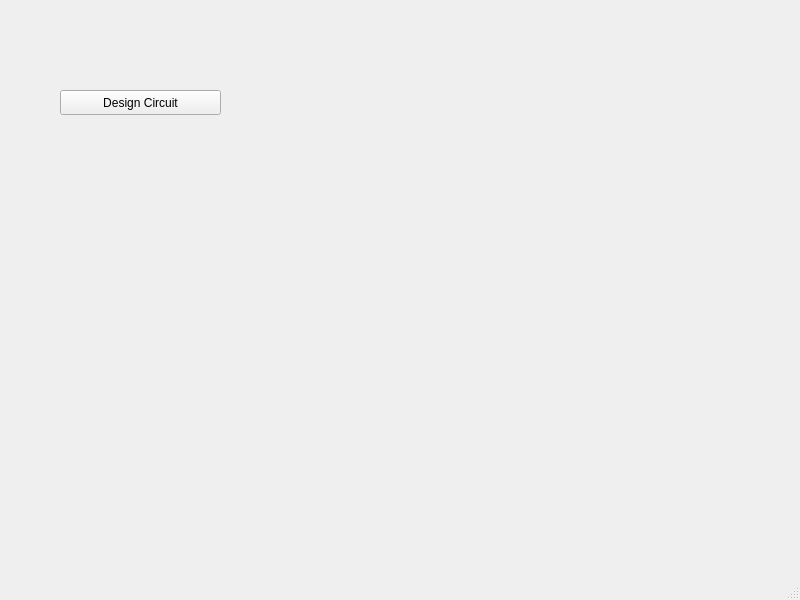
<?xml version="1.0" encoding="UTF-8"?>
<ui version="4.0">
 <class>MainWindow</class>
 <widget class="QMainWindow" name="MainWindow">
  <property name="geometry">
   <rect>
    <x>0</x>
    <y>0</y>
    <width>800</width>
    <height>600</height>
   </rect>
  </property>
  <property name="windowTitle">
   <string>MainWindow</string>
  </property>
  <widget class="QWidget" name="centralwidget">
   <widget class="QPushButton" name="DesignCircuit_PushButton">
    <property name="geometry">
     <rect>
      <x>60</x>
      <y>90</y>
      <width>161</width>
      <height>25</height>
     </rect>
    </property>
    <property name="text">
     <string>Design Circuit</string>
    </property>
   </widget>
  </widget>
  <widget class="QMenuBar" name="menubar">
   <property name="geometry">
    <rect>
     <x>0</x>
     <y>0</y>
     <width>800</width>
     <height>22</height>
    </rect>
   </property>
  </widget>
  <widget class="QStatusBar" name="statusbar"/>
 </widget>
 <resources/>
 <connections/>
</ui>
